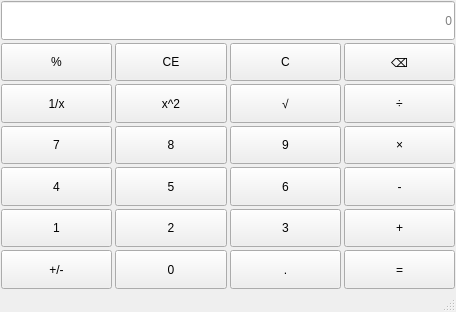
<?xml version="1.0" encoding="UTF-8"?>
<ui version="4.0">
 <class>MainWindow</class>
 <widget class="QMainWindow" name="MainWindow">
  <property name="geometry">
   <rect>
    <x>0</x>
    <y>0</y>
    <width>456</width>
    <height>312</height>
   </rect>
  </property>
  <property name="windowTitle">
   <string>MainWindow</string>
  </property>
  <widget class="QWidget" name="centralwidget">
   <layout class="QVBoxLayout" name="verticalLayout">
    <property name="spacing">
     <number>3</number>
    </property>
    <property name="leftMargin">
     <number>1</number>
    </property>
    <property name="topMargin">
     <number>1</number>
    </property>
    <property name="rightMargin">
     <number>1</number>
    </property>
    <property name="bottomMargin">
     <number>1</number>
    </property>
    <item>
     <layout class="QGridLayout" name="gridLayout">
      <item row="5" column="1">
       <widget class="QPushButton" name="btnNum2">
        <property name="sizePolicy">
         <sizepolicy hsizetype="Minimum" vsizetype="Minimum">
          <horstretch>0</horstretch>
          <verstretch>0</verstretch>
         </sizepolicy>
        </property>
        <property name="text">
         <string>2</string>
        </property>
       </widget>
      </item>
      <item row="1" column="0">
       <widget class="QPushButton" name="btnPercentage">
        <property name="sizePolicy">
         <sizepolicy hsizetype="Minimum" vsizetype="Minimum">
          <horstretch>0</horstretch>
          <verstretch>0</verstretch>
         </sizepolicy>
        </property>
        <property name="text">
         <string>%</string>
        </property>
       </widget>
      </item>
      <item row="3" column="3">
       <widget class="QPushButton" name="btnMultiple">
        <property name="sizePolicy">
         <sizepolicy hsizetype="Minimum" vsizetype="Minimum">
          <horstretch>0</horstretch>
          <verstretch>0</verstretch>
         </sizepolicy>
        </property>
        <property name="text">
         <string>×</string>
        </property>
       </widget>
      </item>
      <item row="6" column="3">
       <widget class="QPushButton" name="btnEqual">
        <property name="sizePolicy">
         <sizepolicy hsizetype="Minimum" vsizetype="Minimum">
          <horstretch>0</horstretch>
          <verstretch>0</verstretch>
         </sizepolicy>
        </property>
        <property name="text">
         <string>=</string>
        </property>
       </widget>
      </item>
      <item row="3" column="1">
       <widget class="QPushButton" name="btnNum8">
        <property name="sizePolicy">
         <sizepolicy hsizetype="Minimum" vsizetype="Minimum">
          <horstretch>0</horstretch>
          <verstretch>0</verstretch>
         </sizepolicy>
        </property>
        <property name="text">
         <string>8</string>
        </property>
       </widget>
      </item>
      <item row="6" column="1">
       <widget class="QPushButton" name="btnNum0">
        <property name="sizePolicy">
         <sizepolicy hsizetype="Minimum" vsizetype="Minimum">
          <horstretch>0</horstretch>
          <verstretch>0</verstretch>
         </sizepolicy>
        </property>
        <property name="text">
         <string>0</string>
        </property>
       </widget>
      </item>
      <item row="6" column="2">
       <widget class="QPushButton" name="btnPeriod">
        <property name="sizePolicy">
         <sizepolicy hsizetype="Minimum" vsizetype="Minimum">
          <horstretch>0</horstretch>
          <verstretch>0</verstretch>
         </sizepolicy>
        </property>
        <property name="text">
         <string>.</string>
        </property>
       </widget>
      </item>
      <item row="2" column="3">
       <widget class="QPushButton" name="btnDivide">
        <property name="sizePolicy">
         <sizepolicy hsizetype="Minimum" vsizetype="Minimum">
          <horstretch>0</horstretch>
          <verstretch>0</verstretch>
         </sizepolicy>
        </property>
        <property name="text">
         <string>÷</string>
        </property>
       </widget>
      </item>
      <item row="3" column="0">
       <widget class="QPushButton" name="btnNum7">
        <property name="sizePolicy">
         <sizepolicy hsizetype="Minimum" vsizetype="Minimum">
          <horstretch>0</horstretch>
          <verstretch>0</verstretch>
         </sizepolicy>
        </property>
        <property name="text">
         <string>7</string>
        </property>
       </widget>
      </item>
      <item row="2" column="0">
       <widget class="QPushButton" name="btnInverse">
        <property name="sizePolicy">
         <sizepolicy hsizetype="Minimum" vsizetype="Minimum">
          <horstretch>0</horstretch>
          <verstretch>0</verstretch>
         </sizepolicy>
        </property>
        <property name="text">
         <string>1/x</string>
        </property>
       </widget>
      </item>
      <item row="5" column="2">
       <widget class="QPushButton" name="btnNum3">
        <property name="sizePolicy">
         <sizepolicy hsizetype="Minimum" vsizetype="Minimum">
          <horstretch>0</horstretch>
          <verstretch>0</verstretch>
         </sizepolicy>
        </property>
        <property name="text">
         <string>3</string>
        </property>
       </widget>
      </item>
      <item row="5" column="3">
       <widget class="QPushButton" name="btnPlus">
        <property name="sizePolicy">
         <sizepolicy hsizetype="Minimum" vsizetype="Minimum">
          <horstretch>0</horstretch>
          <verstretch>0</verstretch>
         </sizepolicy>
        </property>
        <property name="text">
         <string>+</string>
        </property>
       </widget>
      </item>
      <item row="1" column="3">
       <widget class="QPushButton" name="btnDel">
        <property name="sizePolicy">
         <sizepolicy hsizetype="Minimum" vsizetype="Minimum">
          <horstretch>0</horstretch>
          <verstretch>0</verstretch>
         </sizepolicy>
        </property>
        <property name="text">
         <string>⌫</string>
        </property>
       </widget>
      </item>
      <item row="4" column="2">
       <widget class="QPushButton" name="btnNum6">
        <property name="sizePolicy">
         <sizepolicy hsizetype="Minimum" vsizetype="Minimum">
          <horstretch>0</horstretch>
          <verstretch>0</verstretch>
         </sizepolicy>
        </property>
        <property name="text">
         <string>6</string>
        </property>
       </widget>
      </item>
      <item row="4" column="1">
       <widget class="QPushButton" name="btnNum5">
        <property name="sizePolicy">
         <sizepolicy hsizetype="Minimum" vsizetype="Minimum">
          <horstretch>0</horstretch>
          <verstretch>0</verstretch>
         </sizepolicy>
        </property>
        <property name="text">
         <string>5</string>
        </property>
       </widget>
      </item>
      <item row="2" column="2">
       <widget class="QPushButton" name="btnSqrt">
        <property name="sizePolicy">
         <sizepolicy hsizetype="Minimum" vsizetype="Minimum">
          <horstretch>0</horstretch>
          <verstretch>0</verstretch>
         </sizepolicy>
        </property>
        <property name="text">
         <string>√</string>
        </property>
       </widget>
      </item>
      <item row="3" column="2">
       <widget class="QPushButton" name="btnNum9">
        <property name="sizePolicy">
         <sizepolicy hsizetype="Minimum" vsizetype="Minimum">
          <horstretch>0</horstretch>
          <verstretch>0</verstretch>
         </sizepolicy>
        </property>
        <property name="text">
         <string>9</string>
        </property>
       </widget>
      </item>
      <item row="4" column="0">
       <widget class="QPushButton" name="btnNum4">
        <property name="sizePolicy">
         <sizepolicy hsizetype="Minimum" vsizetype="Minimum">
          <horstretch>0</horstretch>
          <verstretch>0</verstretch>
         </sizepolicy>
        </property>
        <property name="text">
         <string>4</string>
        </property>
       </widget>
      </item>
      <item row="1" column="2">
       <widget class="QPushButton" name="btnClearAll">
        <property name="sizePolicy">
         <sizepolicy hsizetype="Minimum" vsizetype="Minimum">
          <horstretch>0</horstretch>
          <verstretch>0</verstretch>
         </sizepolicy>
        </property>
        <property name="text">
         <string>C</string>
        </property>
       </widget>
      </item>
      <item row="5" column="0">
       <widget class="QPushButton" name="btnNum1">
        <property name="sizePolicy">
         <sizepolicy hsizetype="Minimum" vsizetype="Minimum">
          <horstretch>0</horstretch>
          <verstretch>0</verstretch>
         </sizepolicy>
        </property>
        <property name="text">
         <string>1</string>
        </property>
       </widget>
      </item>
      <item row="4" column="3">
       <widget class="QPushButton" name="btnMinus">
        <property name="sizePolicy">
         <sizepolicy hsizetype="Minimum" vsizetype="Minimum">
          <horstretch>0</horstretch>
          <verstretch>0</verstretch>
         </sizepolicy>
        </property>
        <property name="text">
         <string>-</string>
        </property>
       </widget>
      </item>
      <item row="1" column="1">
       <widget class="QPushButton" name="btnClear">
        <property name="sizePolicy">
         <sizepolicy hsizetype="Minimum" vsizetype="Minimum">
          <horstretch>0</horstretch>
          <verstretch>0</verstretch>
         </sizepolicy>
        </property>
        <property name="text">
         <string>CE</string>
        </property>
       </widget>
      </item>
      <item row="6" column="0">
       <widget class="QPushButton" name="btnSign">
        <property name="sizePolicy">
         <sizepolicy hsizetype="Minimum" vsizetype="Minimum">
          <horstretch>0</horstretch>
          <verstretch>0</verstretch>
         </sizepolicy>
        </property>
        <property name="text">
         <string>+/-</string>
        </property>
       </widget>
      </item>
      <item row="2" column="1">
       <widget class="QPushButton" name="btnSquare">
        <property name="sizePolicy">
         <sizepolicy hsizetype="Minimum" vsizetype="Minimum">
          <horstretch>0</horstretch>
          <verstretch>0</verstretch>
         </sizepolicy>
        </property>
        <property name="text">
         <string>x^2</string>
        </property>
       </widget>
      </item>
      <item row="0" column="0" colspan="4">
       <widget class="QLineEdit" name="display">
        <property name="sizePolicy">
         <sizepolicy hsizetype="Expanding" vsizetype="Preferred">
          <horstretch>0</horstretch>
          <verstretch>0</verstretch>
         </sizepolicy>
        </property>
        <property name="alignment">
         <set>Qt::AlignRight|Qt::AlignTrailing|Qt::AlignVCenter</set>
        </property>
        <property name="placeholderText">
         <string>0</string>
        </property>
       </widget>
      </item>
     </layout>
    </item>
   </layout>
  </widget>
  <widget class="QMenuBar" name="menubar">
   <property name="geometry">
    <rect>
     <x>0</x>
     <y>0</y>
     <width>456</width>
     <height>22</height>
    </rect>
   </property>
  </widget>
  <widget class="QStatusBar" name="statusbar"/>
 </widget>
 <resources/>
 <connections/>
</ui>
